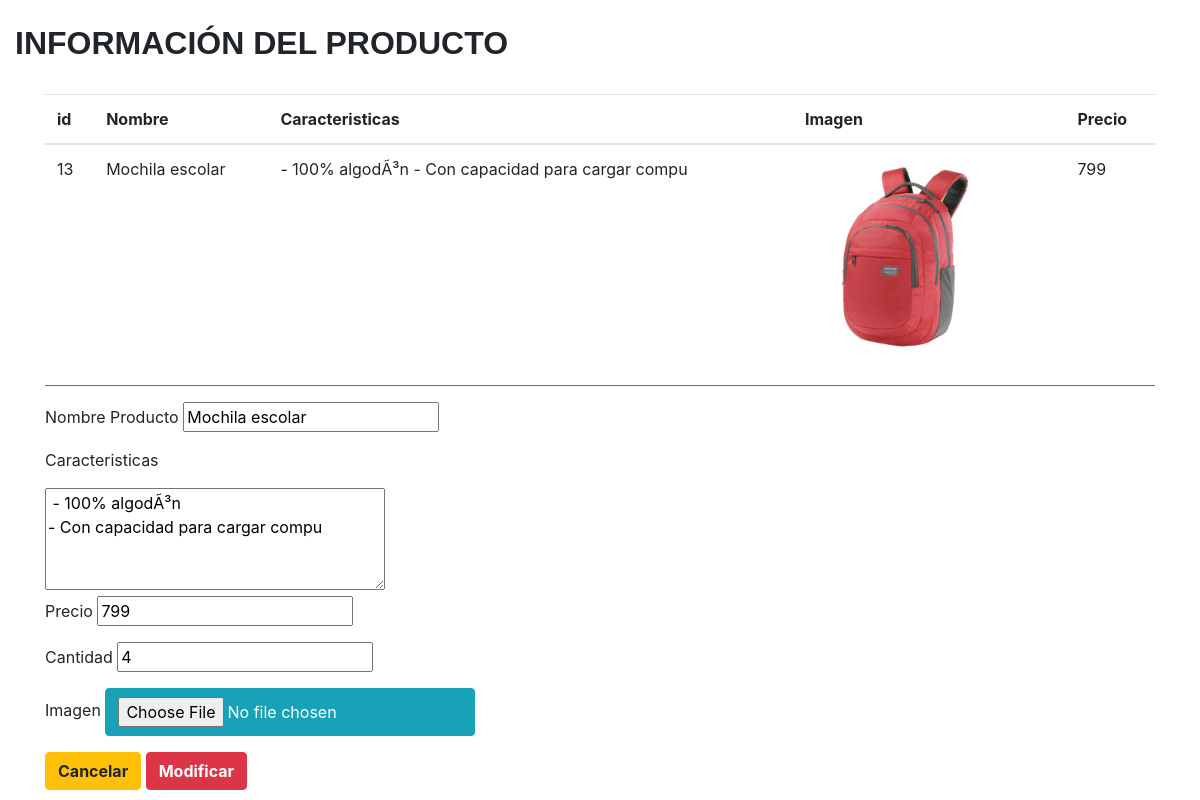
/Administrador/modificaProducto.php?id=13, run on the app's committed database.
### tables this page shows
CREATE TABLE `producto` (
  `idProducto` int(4) NOT NULL,
  `idProveedor` int(4) NOT NULL,
  `nombre` varchar(20) NOT NULL,
  `precio` int(4) NOT NULL,
  `descripcion` varchar(50) NOT NULL,
  `existencias` int(4) NOT NULL,
  `imagen` varchar(50) NOT NULL
);

### Administrador/modificaProducto.php (the view, shortened to what this page needs)
<?php
consultaSQL($_GET['id']);
function consultaSQL($id)
{
	include('../conexion.php');
	$sql = "SELECT * FROM producto WHERE idProducto = '$id'";
	$r = $conexion->query($sql);
	if($r != false){
		$producto = $r->fetchAll(PDO::FETCH_NAMED);
	}
	else{
		echo 'Hubo un problema';
	}
}
?>
<!DOCTYPE html>
<html>
<head>
	<link rel="stylesheet" href="https://stackpath.bootstrapcdn.com/bootstrap/4.3.1/css/bootstrap.min.css">
</head>
<body>
	<br><h2 class="col-8" style="font-family: Arial;"><b>INFORMACIÓN DEL PRODUCTO</b></h2>
	<br>
	<div class="container">
		<table class="table">
			<thead>
				<tr>
					<th>id</th>
					<th>Nombre</th>
					<th>Caracteristicas</th>
					<th>Imagen</th>
					<th>Precio</th>
				</tr>
			</thead>
			<tbody>
				<tr>
					<td scope="row"><?php echo $producto[0]['idProducto'];  ?> </td>
					<td scope="row"><?php echo $producto[0]['nombre'];  ?> </td>
					<td scope="row"><?php echo $producto[0]['descripcion'];  ?> </td>
					<td > <img src="..\\productos\\<?php echo $producto[0]['imagen']?>" alt="" width="200px"> </td>
					<td scope="row"><?php echo $producto[0]['precio'];  ?> </td>
				</tr>
			</tbody>
		</table>
		<hr class="bg-success">
		<form class="form" method="POST" accept-charset="utf-8" class="" enctype="multipart/form-data">
			<p>Nombre Producto
				<input type="" name="nombre" value="<?php echo $producto[0]['nombre'];?> ">
			</p>
			<p>Caracteristicas</p>
			<textarea type="text" name="descripcion" style="width: 340px;" rows="4" placeholder="Caracteristicas..." required> <?php echo $producto[0]['descripcion'];?> </textarea>
			<p>Precio
				<input type="Number" name="precio" min="0" required value="<?php echo $producto[0]['precio'];?>">
			</p>
			<p>Cantidad
				<input type="Number" name="cantidad" min="0" required value="<?php echo $producto[0]['existencias'];?>">
			</p>
			<p>Imagen
				<input type="file" name="imagen" class="btn btn-info py-2 " value="<?php echo $producto[0]['imagen'];?>">
			</p>
			<a class="btn btn-warning" href="administrador.php"><b>Cancelar</b></a>
			<button class="btn btn-danger" type="submit"><b>Modificar</b></button>
		</form>
	</div>
</body>
</html>

### data on the page
producto: idProducto "13", nombre "Mochila escolar", descripcion "- 100% algodÃ³n - Con capacidad para cargar compu", imagen (picture), precio "799", cantidad "4"
